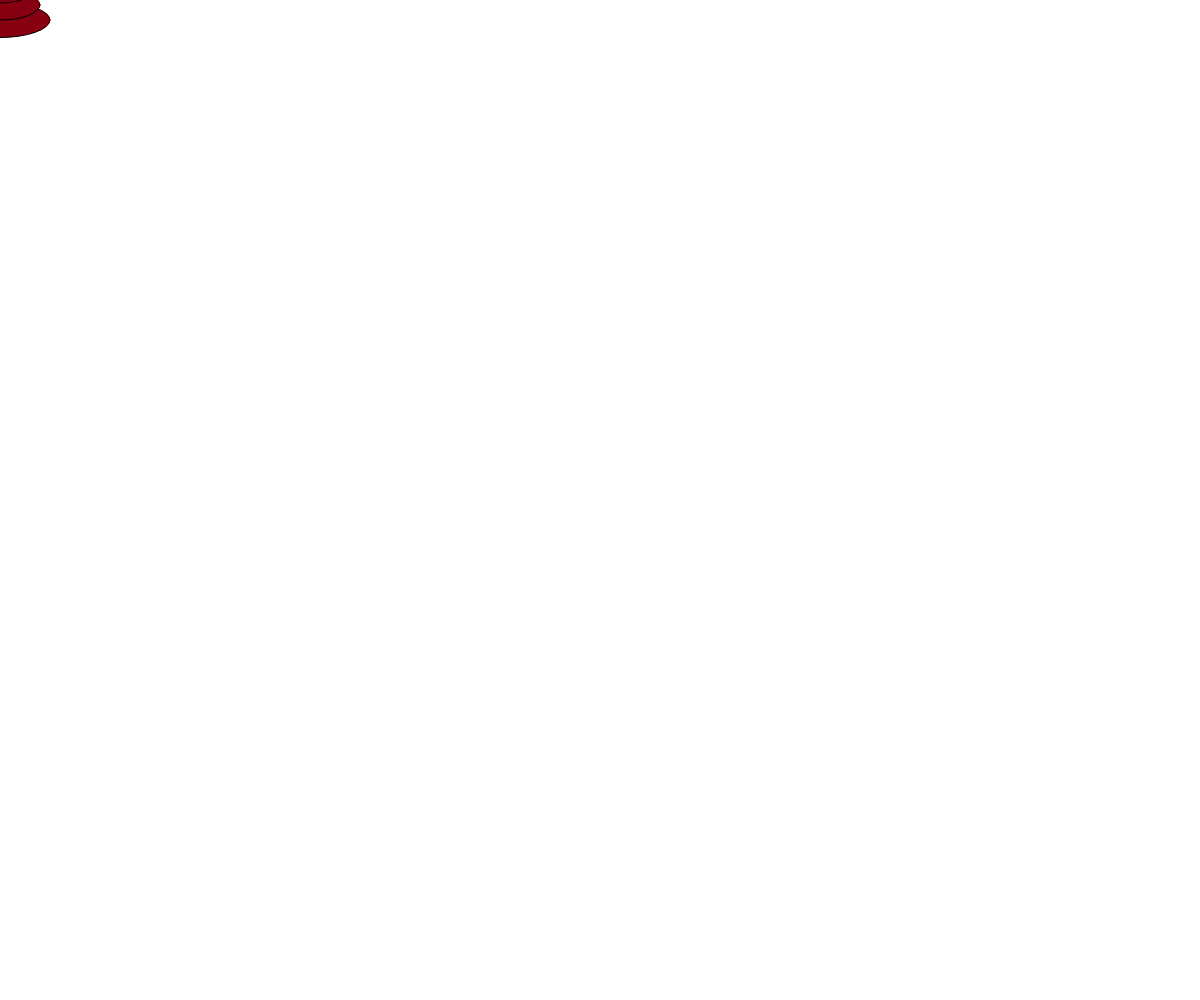
Frame 1 (no input)
Frame 60 (no input): identical to frame 1, image omitted
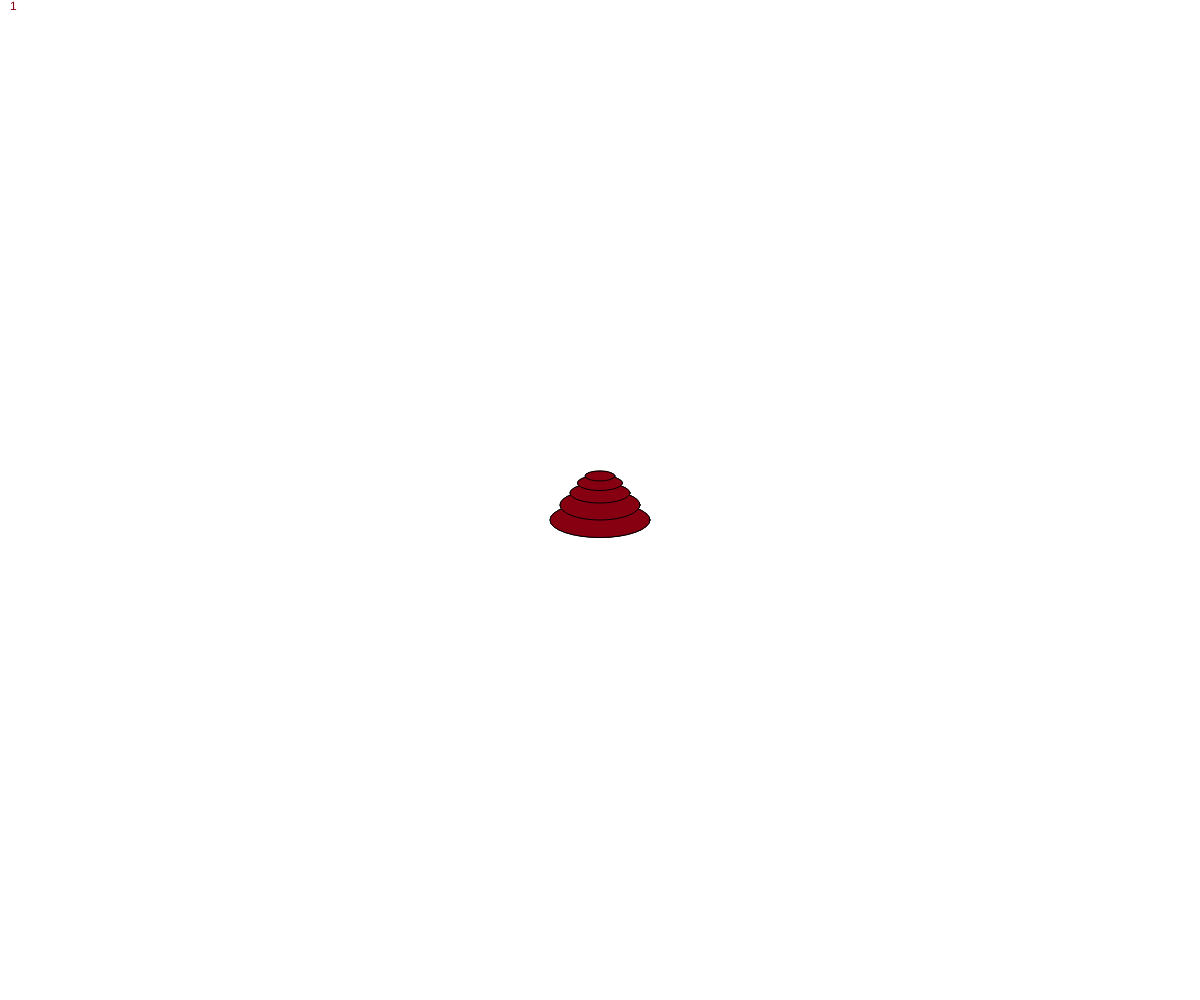
Frame 120 (the mouse pressed at the canvas centre since frame 60)

The p5.js sketch that drew these frames (run headless with seeded random() and noise() and a simulated clock; from frame 60 on, the mouse is pressed at the canvas centre):

// p5.js sketch
// ── sketch.js
let allShit = []

class Shit {
    constructor(x, y) {
        this.x = x
        this.y = y
    }

    static render(x, y) {
        fill(135, 0, 18)
        ellipse(x, y + 20, 100, 35)
        ellipse(x, y + 5, 80, 30)
        ellipse(x, y - 7, 60, 20)
        ellipse(x, y - 17, 45, 15)
        ellipse(x, y - 24, 30, 10)
    }
}

function setup() {
    createCanvas(windowWidth, windowHeight)
}

function draw()
{    
    background(255, 255, 255)
    
    for(const i in allShit) {
        const thisShit = allShit[i]
        Shit.render(thisShit.x, thisShit.y)
    }
    
    noCursor()
    Shit.render(mouseX, mouseY)

    text(allShit.length, 10, 10)
}

function mousePressed() {
    allShit.push(new Shit(mouseX, mouseY))
}

function mouseDragged() {
    allShit.push(new Shit(mouseX, mouseY))
}
